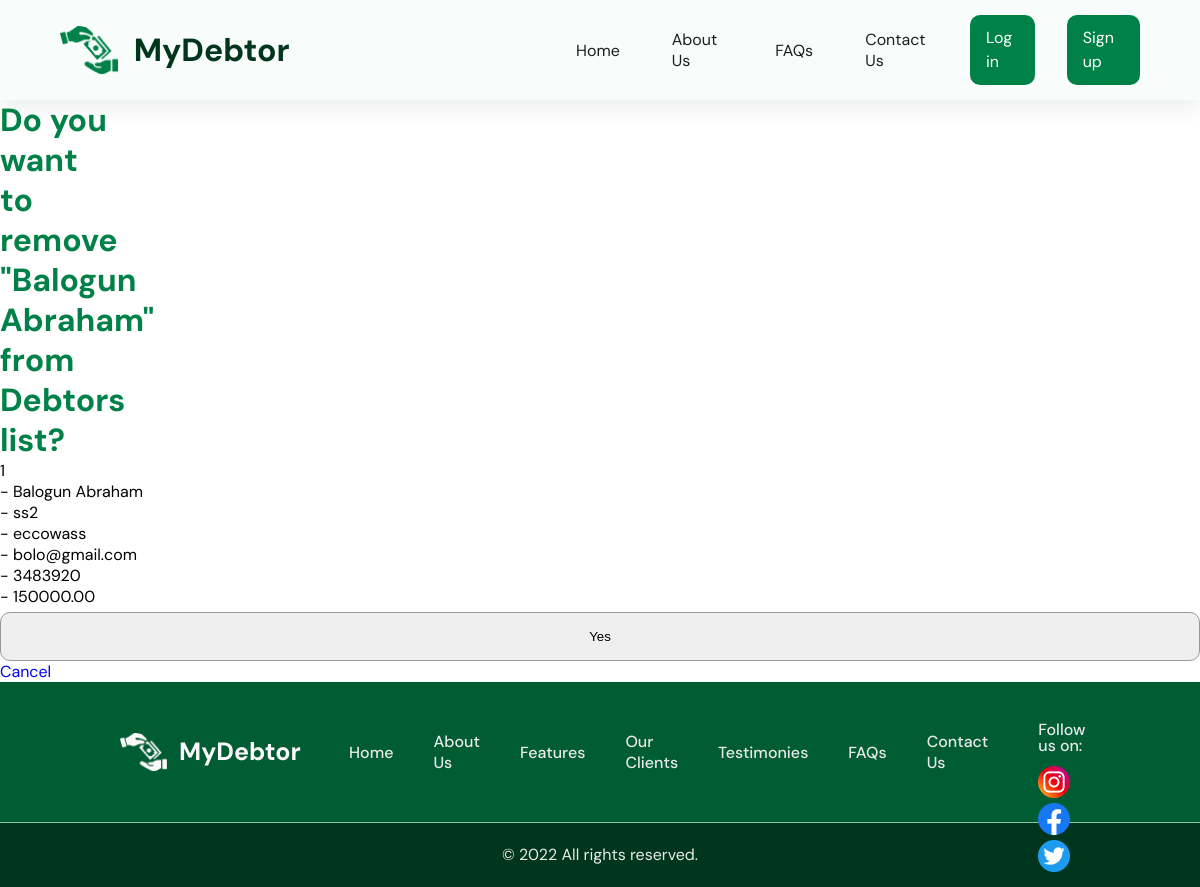
Page /dashboard/1/ (signed in) on the committed database.
### school/models.py (models this page shows, shortened)
class Debtor(models.Model):
    debtor_name      = models.CharField(max_length=120)
    ward_name        = models.CharField(max_length=120)
    school           = models.CharField(max_length=120)
    debtor_class     = models.CharField(max_length=250)
    amount_indebted  = models.DecimalField(decimal_places=2, max_digits=100000)
    phone_no         = models.DecimalField(decimal_places=0, max_digits=15)
    email            = models.EmailField(max_length=120, default="")
    debtor_image      = models.ImageField(upload_to ='uploads/', blank=True)

### school/views.py (the view)
# urls.py: path('dashboard/<int:id>/', login_required(DetailDebtor.as_view()), name='detail-debtor'),
class DetailDebtor(DetailView):
    template_name = 'school/delete_debtor.html'
    def get_object(self):
        id_ = self.kwargs.get("id")
        return get_object_or_404(Debtor, id=id_)

### school/templates/school/delete_debtor.html (shortened to what this page needs)
{% extends 'base.html' %}
{% block content %}
<form action="." method="POST">
  <h1>Do you want to remove "{{object.ward_name }}" from Debtors list?</h1>
        <p>{{ object.id }} </p>
        <p>{{ object.ward_name.label }} - {{ object.ward_name }}</a></p>
        <p>{{ object.debtor_class.label }} - {{ object.debtor_class }}</p>
        <p>{{ object.school.label }} - {{ object.school }}</p>
        <p>{{ object.email.label }} - {{ object.email }}</p>
        <p>{{ object.phone_no.label }} - {{ object.phone_no }}</p>
        <p>{{ object.amount_indebted.label }} - {{ object.amount_indebted }}</p>
  <p><input type="submit" value="Yes" /> <a href="../">Cancel</a></p>
</form>
{% endblock content %}

### static/CSS/signup.css (style rules this page uses)
* { margin: 0; padding: 0; box-sizing: border-box; }
body { font-family: 'DM Sans', sans-serif; }
a { text-decoration: none; }
h1 { font-weight: 700; font-size: 32px; line-height: 40px; color: #008147; width: 116px; }
input { width: 100%; border: 1px solid #989898; border-radius: 10px; padding: 16px; align-items: center; margin-top: 5px; }
input::placeholder { font-weight: 400; font-size: 16px; color: #7e7d7d; line-height: 16px; }

### rows in the picture
Debtor: ward_name "Balogun Abraham", id "1", debtor_class "ss2", school "eccowass", email "bolo@gmail.com", phone_no "3483920", amount_indebted "150000.00"
